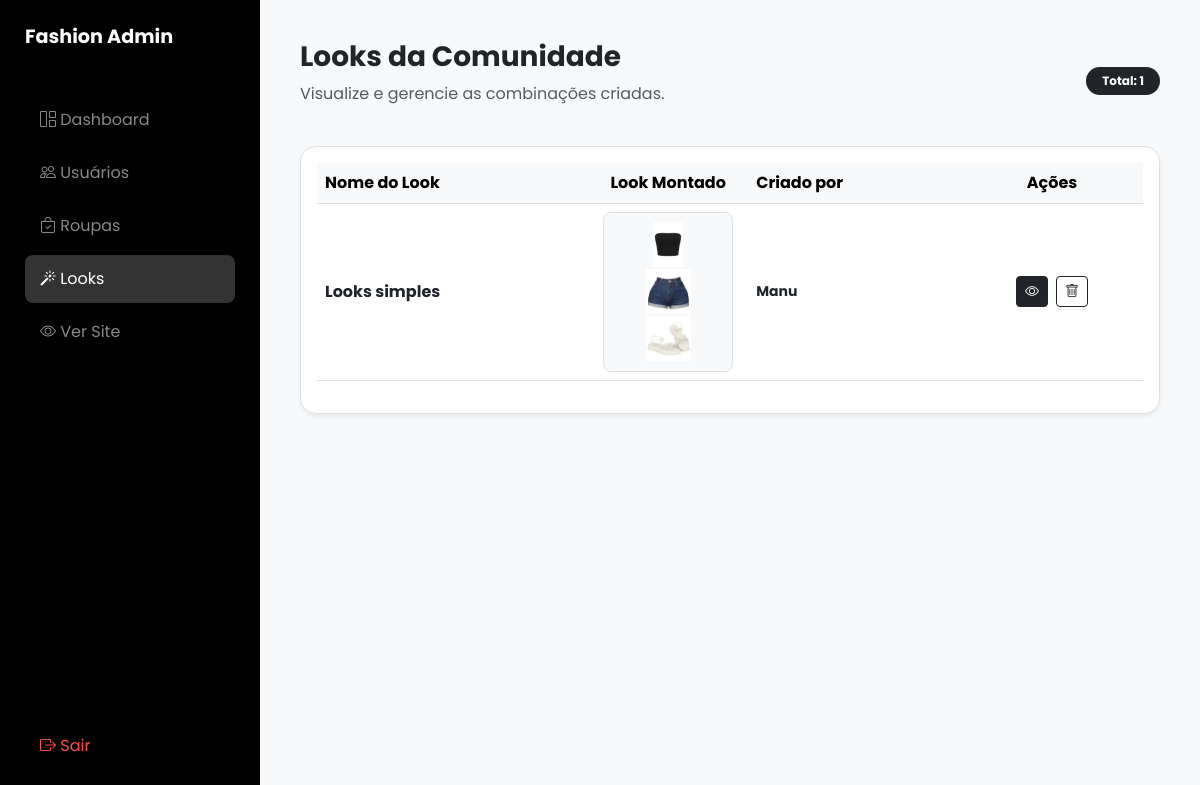
Screenshot of /TCC/admin/looks_lista.php (signed in) with the database file from the repository.
### tables this page shows
CREATE TABLE IF NOT EXISTS `looks` (
  `id` int NOT NULL AUTO_INCREMENT,
  `idusuario` int NOT NULL,
  `nome` varchar(100) NOT NULL,
  `tags` text,
  `cores` varchar(255) DEFAULT NULL,
  `idroupa1` int DEFAULT NULL,
  `idroupa2` int DEFAULT NULL,
  `idroupa3` int DEFAULT NULL,
  `idroupa4` int DEFAULT NULL,
  `idroupa5` int DEFAULT NULL,
  `publicado` tinyint(1) NOT NULL DEFAULT '0',
  `legenda` varchar(255) DEFAULT NULL,
  `data_publicacao` datetime DEFAULT NULL,
  PRIMARY KEY (`id`),
  KEY `idusuario` (`idusuario`),
  KEY `idroupa1` (`idroupa1`),
  KEY `idroupa2` (`idroupa2`),
  KEY `idroupa3` (`idroupa3`),
  KEY `fk_looks_roupa5` (`idroupa5`),
  KEY `fk_looks_roupa4` (`idroupa4`)
);

CREATE TABLE IF NOT EXISTS `roupas` (
  `id` int NOT NULL AUTO_INCREMENT,
  `idusuario` int NOT NULL,
  `foto` varchar(255) NOT NULL,
  `cor1` varchar(20) DEFAULT NULL,
  `cor2` varchar(20) DEFAULT NULL,
  `idCategoria` int NOT NULL,
  `idEstacao` int DEFAULT NULL,
  `estacoes` varchar(255) DEFAULT NULL,
  `tags` text,
  PRIMARY KEY (`id`),
  KEY `idusuario` (`idusuario`),
  KEY `idCategoria` (`idCategoria`),
  KEY `fk_roupas_estacao` (`idEstacao`)
);

CREATE TABLE IF NOT EXISTS `usuarios` (
  `id` int NOT NULL AUTO_INCREMENT,
  `nome` varchar(100) NOT NULL,
  `nome_usuario` varchar(50) NOT NULL,
  `email` varchar(100) NOT NULL,
  `cpf` varchar(11) NOT NULL,
  `senha` varchar(255) NOT NULL,
  `token_redefinicao` varchar(255) DEFAULT NULL,
  `token_expires_at` datetime DEFAULT NULL,
  `foto` varchar(255) DEFAULT NULL,
  `telefone` varchar(20) DEFAULT NULL,
  `data_nascimento` date DEFAULT NULL,
  `nivel_acesso` enum('usuario','admin') NOT NULL DEFAULT 'usuario',
  PRIMARY KEY (`id`),
  UNIQUE KEY `nome_usuario` (`nome_usuario`),
  UNIQUE KEY `email` (`email`),
  UNIQUE KEY `cpf` (`cpf`)
);

### TCC/admin/looks_lista.php (the view, shortened to what this page needs)
<?php
require_once("header_admin.php");
$res = null;
try {
    $sql = "SELECT l.*, u.nome as criador
            FROM looks l
            LEFT JOIN usuarios u ON l.idusuario = u.id
            ORDER BY l.id DESC";
    $res = $con->query($sql);
} catch (Exception $e) {
    $erro = "Erro ao carregar looks: " . $e->getMessage();
}
?>
<div class="d-flex justify-content-between align-items-center mb-4">
    <div>
        <h1 class="fw-bold h3">Looks da Comunidade</h1>
        <p class="text-muted">Visualize e gerencie as combinações criadas.</p>
    </div>
    <div class="text-end">
        <span class="badge bg-dark px-3 py-2 rounded-pill">Total: <?= ($res && isset($res->num_rows)) ? $res->num_rows : 0 ?></span>
    </div>
</div>
<div class="f-table-container shadow-sm border rounded-4 bg-white p-3">
    <table class="table table-hover align-middle">
        <thead class="table-light">
            <tr>
                <th>Nome do Look</th>
                <th class="text-center" style="width: 160px;">Look Montado</th>
                <th>Criado por</th>
                <th class="text-center">Ações</th>
            </tr>
        </thead>
        <tbody>
            <?php if($res && $res->num_rows > 0): ?>
                <?php while($look = $res->fetch_assoc()): ?>
                <tr>
                    <td class="fw-bold text-dark"><?= htmlspecialchars($look['nome'] ?? 'Look sem nome') ?></td>
                    <td class="text-center">
                        <div class="look-preview-container">
                            <?php
                            $ids_verticais = array_filter([$look['idroupa1'], $look['idroupa2'], $look['idroupa5'], $look['idroupa3']]);
                            if (!empty($ids_verticais)) {
                                $ids_str = implode(',', $ids_verticais);
                                $res_p = $con->query("SELECT foto FROM roupas WHERE id IN ($ids_str) ORDER BY FIELD(id, $ids_str)");
                                while($p = $res_p->fetch_assoc()){
                                    echo '<img src="../'.$p['foto'].'" class="look-item-img" onerror="this.src=\'../assets/img/roupas/default.jpg\'">';
                                }
                            }
                            ?>
                        </div>
                    </td>
                    <td>
                        <div class="small fw-bold"><?= htmlspecialchars($look['criador'] ?? 'Visitante') ?></div>
                    </td>
                    <td class="text-center">
                        <div class="d-flex justify-content-center gap-2">
                            <a href="look_visualizar.php?id=<?= $look['id'] ?>" class="btn btn-sm btn-dark" title="Visualizar Look">
                                <i class="bi bi-eye"></i>
                            </a>
                            <button type="button" class="btn btn-sm btn-outline-dark" data-bs-toggle="modal" data-bs-target="#modalExcluirLook" data-id="<?= $look['id'] ?>" data-nome="<?= htmlspecialchars($look['nome'] ?? 'Look sem nome') ?>" title="Excluir">
                                <i class="bi bi-trash"></i>
                            </button>
                        </div>
                    </td>
                </tr>
                <?php endwhile; ?>
            <?php else: ?>
                <tr>
                    <td colspan="4" class="text-center py-4 text-muted">Nenhum look encontrado no banco de dados.</td>
                </tr>
            <?php endif; ?>
        </tbody>
    </table>
</div>
<?php require_once("footer_admin.php"); ?>

### TCC/admin/css/estilo_admin.css (style rules this page uses)
body { font-family: 'Poppins', sans-serif; background: #f8f9fa; margin: 0; }

### TCC/admin/looks_lista.php (style rules this page uses)
.look-preview-container { display: flex; flex-direction: column; align-items: center; justify-content: center; height: 160px; width: 130px; background-color: #f8f9fa; padding: 5px; position: relative; border-radius: 8px; border: 1px solid #dee2e6; margin: 0 auto; }
.look-item-img { max-width: 90%; max-height: 45px; object-fit: contain; margin: 1px 0; }

### rows the page displays
looks: nome "Looks simples", idusuario.nome "Manu"
roupas: foto (picture)
roupas: foto (picture)
roupas: foto (picture)

### other values shown
$res->num_rows "1"
